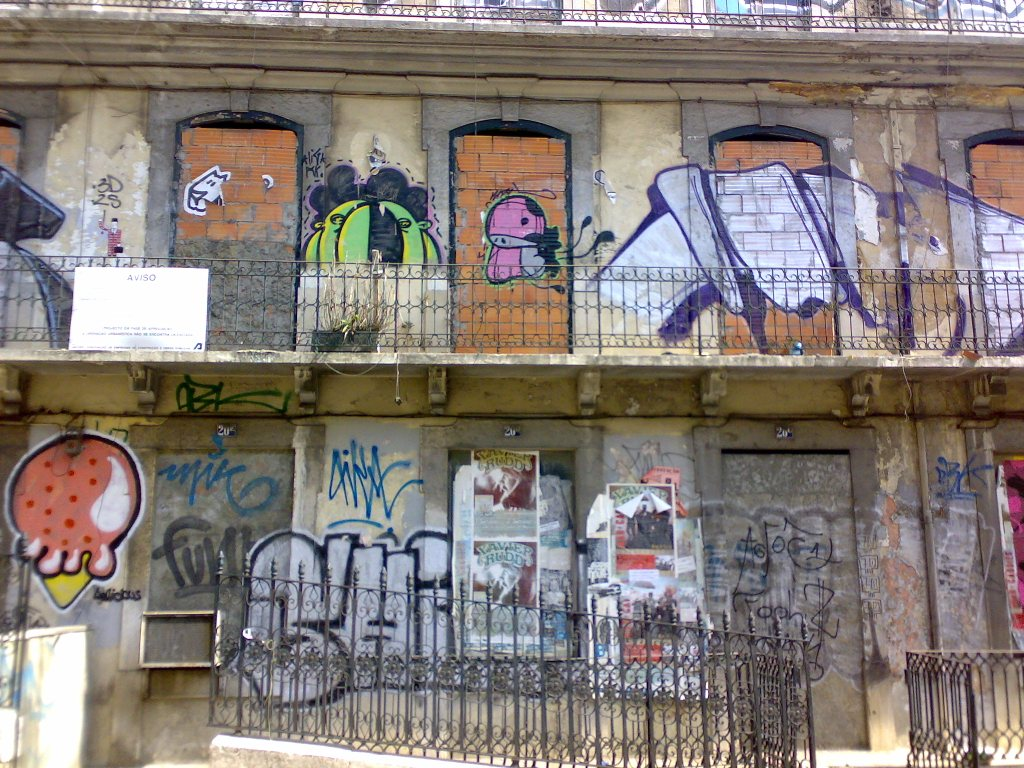
#> input picture Javascript:CSS:HTML:Ruby/ImageGallery/images/img_1.jpg, 1024 x 768 px
$ python Final.py   (Python 2 division)   (older library calls are emulated)
#> lines starting #> are read from the running program, lines starting #| are printed output that depends on the picture
from scipy import misc
import numpy as np
from Tkinter import * #import tkinter library which produces gui
import tkFileDialog as filedialog # import tkFileDialog which presents GUI for selecting file

def select_filename():
    root = Tk() #opens a window
    #saving the results of askopenfilename to root.filename
    root.fileNames = filedialog.askopenfilenames()  #select file names, produces a tuple
#> the answer given: ../../Javascript:CSS:HTML:Ruby/ImageGallery/images/img_1.jpg

    files = []
    files += root.fileNames #save files selected into list

    return files

def makeGray(im):
    address = im #save address of image so that you can resave the image later
    image = misc.imread(im) #saves image as image
#> image is the input picture: shape (768, 1024, 3); mean R, G, B 132.3, 123.6, 119.4

    grey = np.zeros((image.shape[0],image.shape[1])) #initialize an empty array with the dimensions of the image
    for row in range(image.shape[0]): #cycle through each row
        for col in range(image.shape[1]): #cycle through each column
            grey[row][col]= np.average(image[row][col]) #save the average color to the array
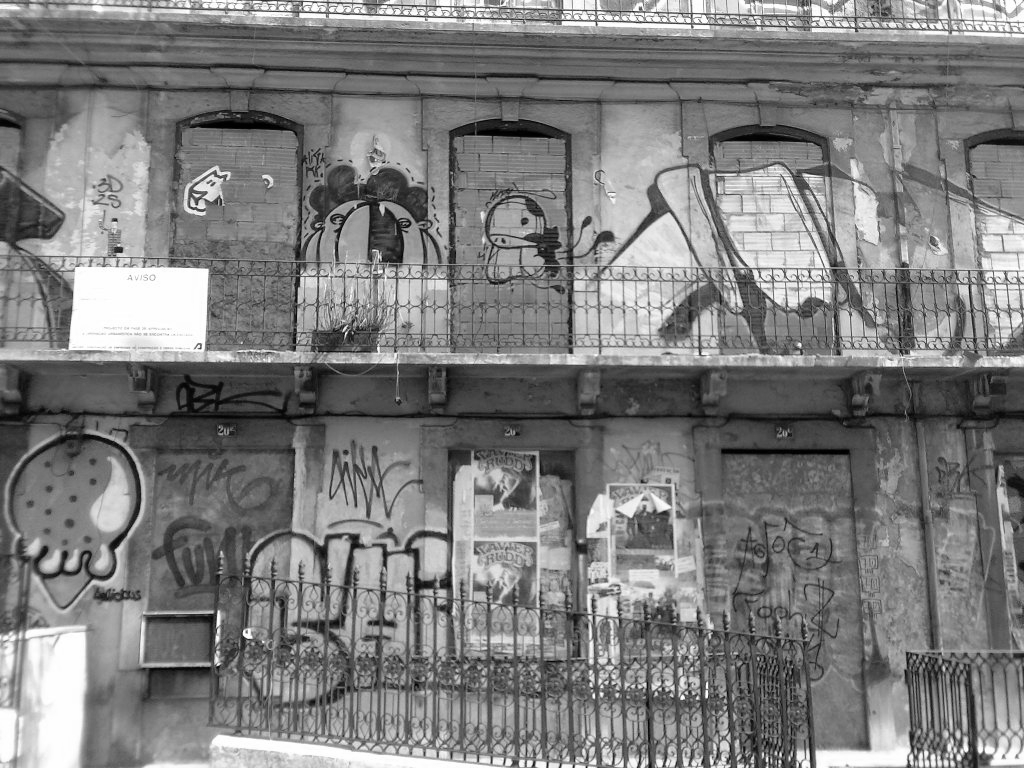
#> grey: shape (768, 1024) float64; min 0, max 255, mean 125.1
    file_path = address[:address.find('.')] + '-gray' + '.png' #use string method to find file suffix and add -gray to path
    misc.imsave(file_path, grey ) #save file

def testGray():
    '''
    Allows the user to select files, and then iterates through each file  and makes them gray.
    '''
    files = select_filename()
    for file in files:
        makeGray(file)
    print 'done'

testGray()

$ run again, on Javascript:CSS:HTML:Ruby/ImageGallery/images/img_11.jpg
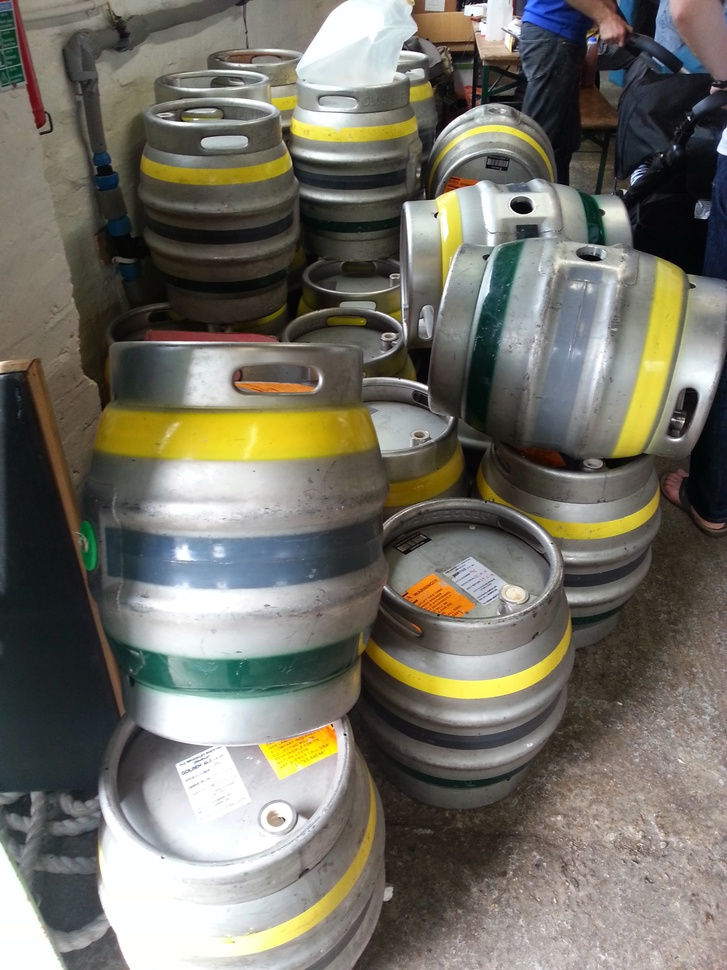
#> input picture Javascript:CSS:HTML:Ruby/ImageGallery/images/img_11.jpg, 727 x 970 px, shrunk from 2448 x 3264 before the run
#> in makeGray, image is the input picture: shape (970, 727, 3); mean R, G, B 114.6, 112.2, 101.8
#> after the loop in makeGray, `for row in range(image.shape[0]):`:
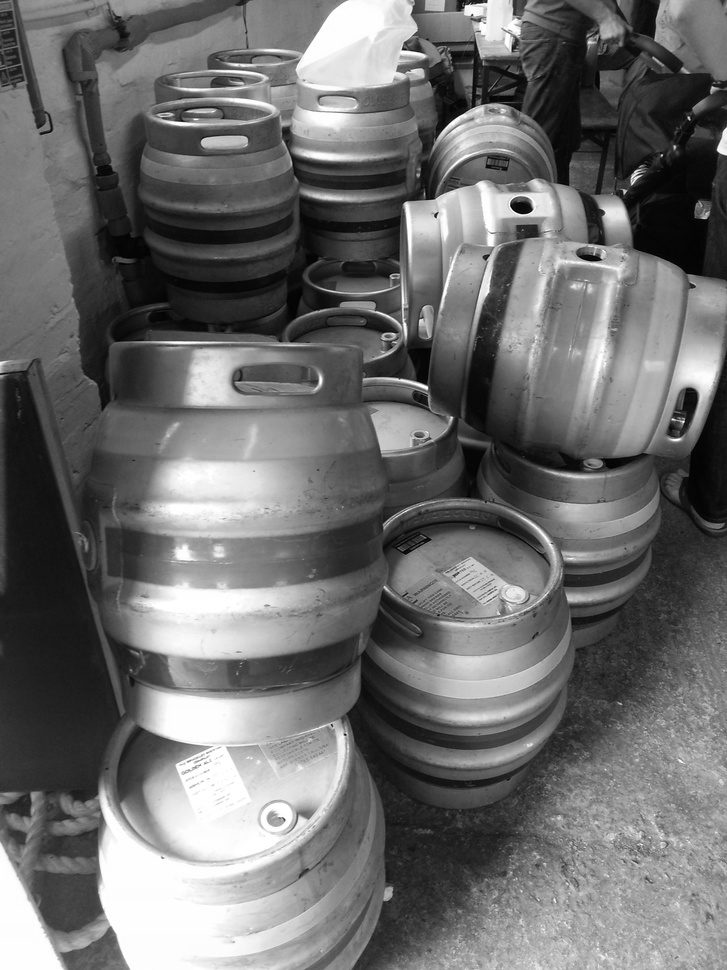
#> grey: shape (970, 727) float64; min 0, max 255, mean 109.5

$ run again, on Javascript:CSS:HTML:Ruby/ImageGallery/images/img_12.jpg
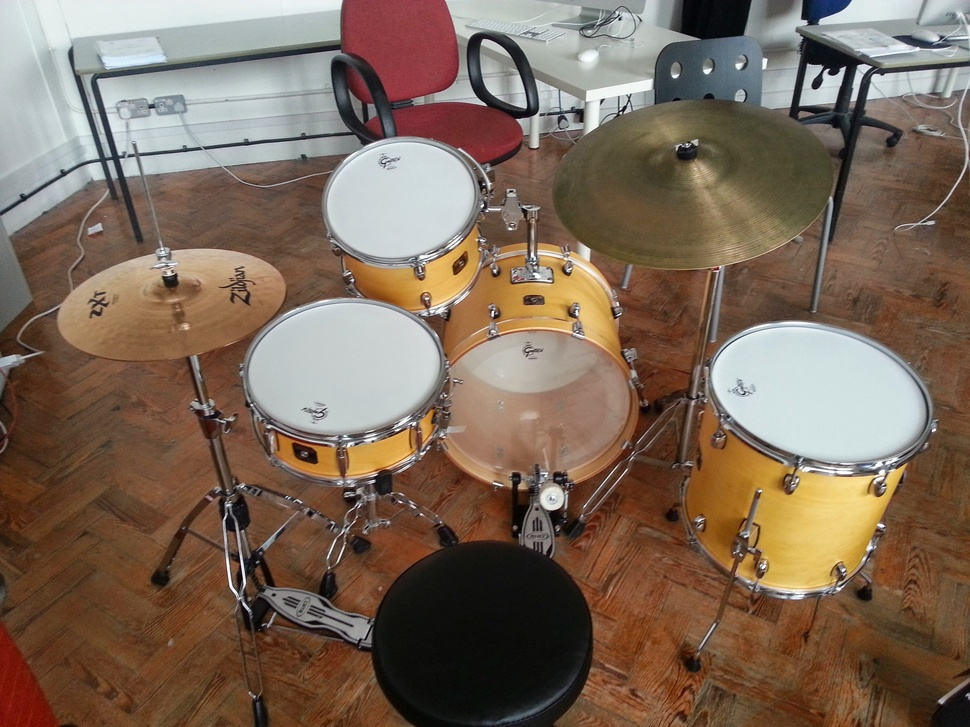
#> input picture Javascript:CSS:HTML:Ruby/ImageGallery/images/img_12.jpg, 970 x 727 px, shrunk from 3264 x 2448 before the run
#> in makeGray, image is the input picture: shape (727, 970, 3); mean R, G, B 124.8, 104.9, 89
#> after the loop in makeGray, `for row in range(image.shape[0]):`:
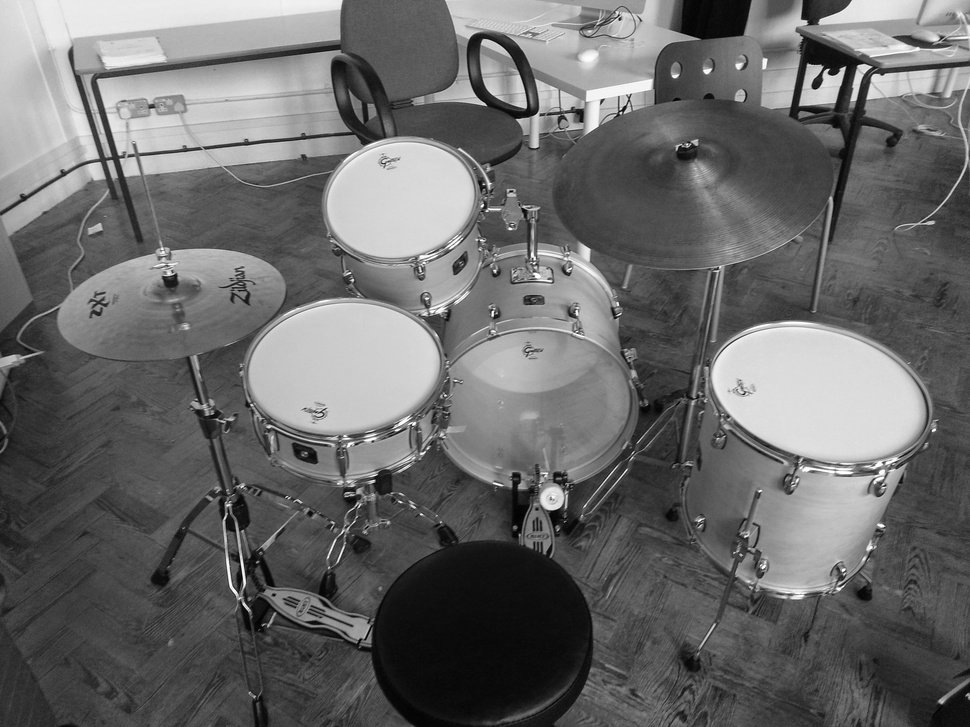
#> grey: shape (727, 970) float64; min 0.667, max 255, mean 106.2

$ run again, on Javascript:CSS:HTML:Ruby/ImageGallery/images/img_13.jpg
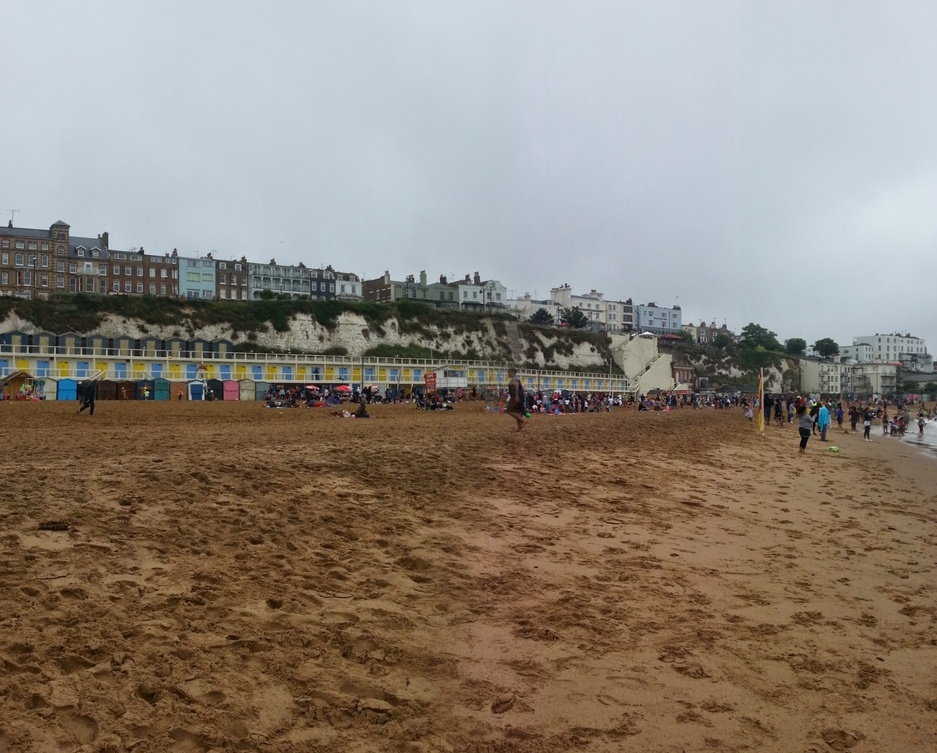
#> input picture Javascript:CSS:HTML:Ruby/ImageGallery/images/img_13.jpg, 937 x 753 px, shrunk from 1792 x 1440 before the run
#> in makeGray, image is the input picture: shape (753, 937, 3); mean R, G, B 140.1, 130.6, 119.8
#> after the loop in makeGray, `for row in range(image.shape[0]):`:
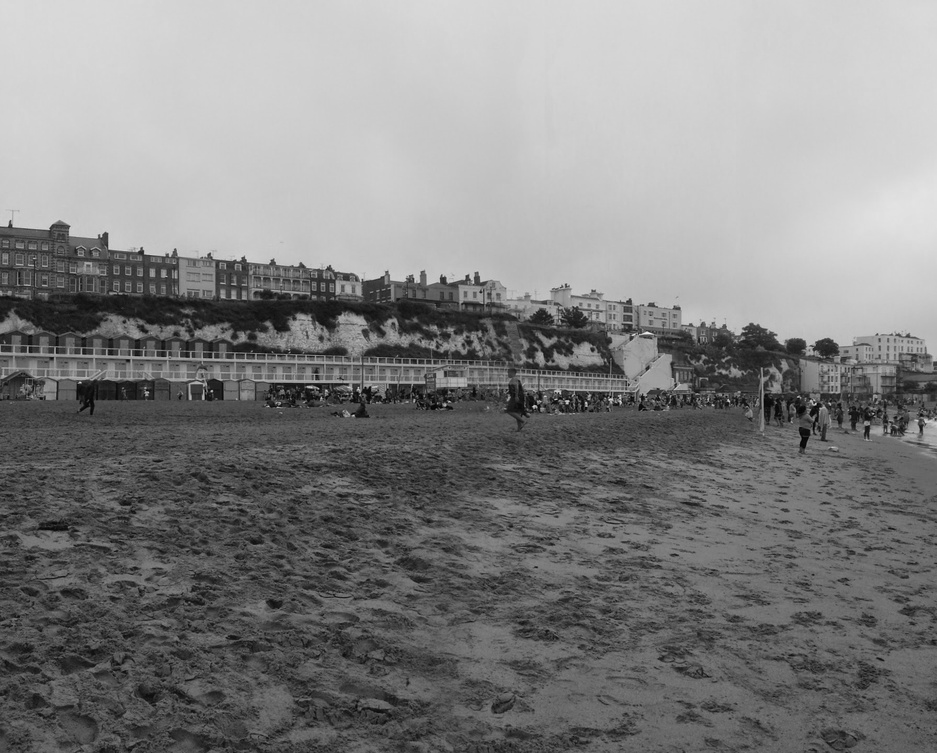
#> grey: shape (753, 937) float64; min 0.333, max 242.7, mean 130.2
